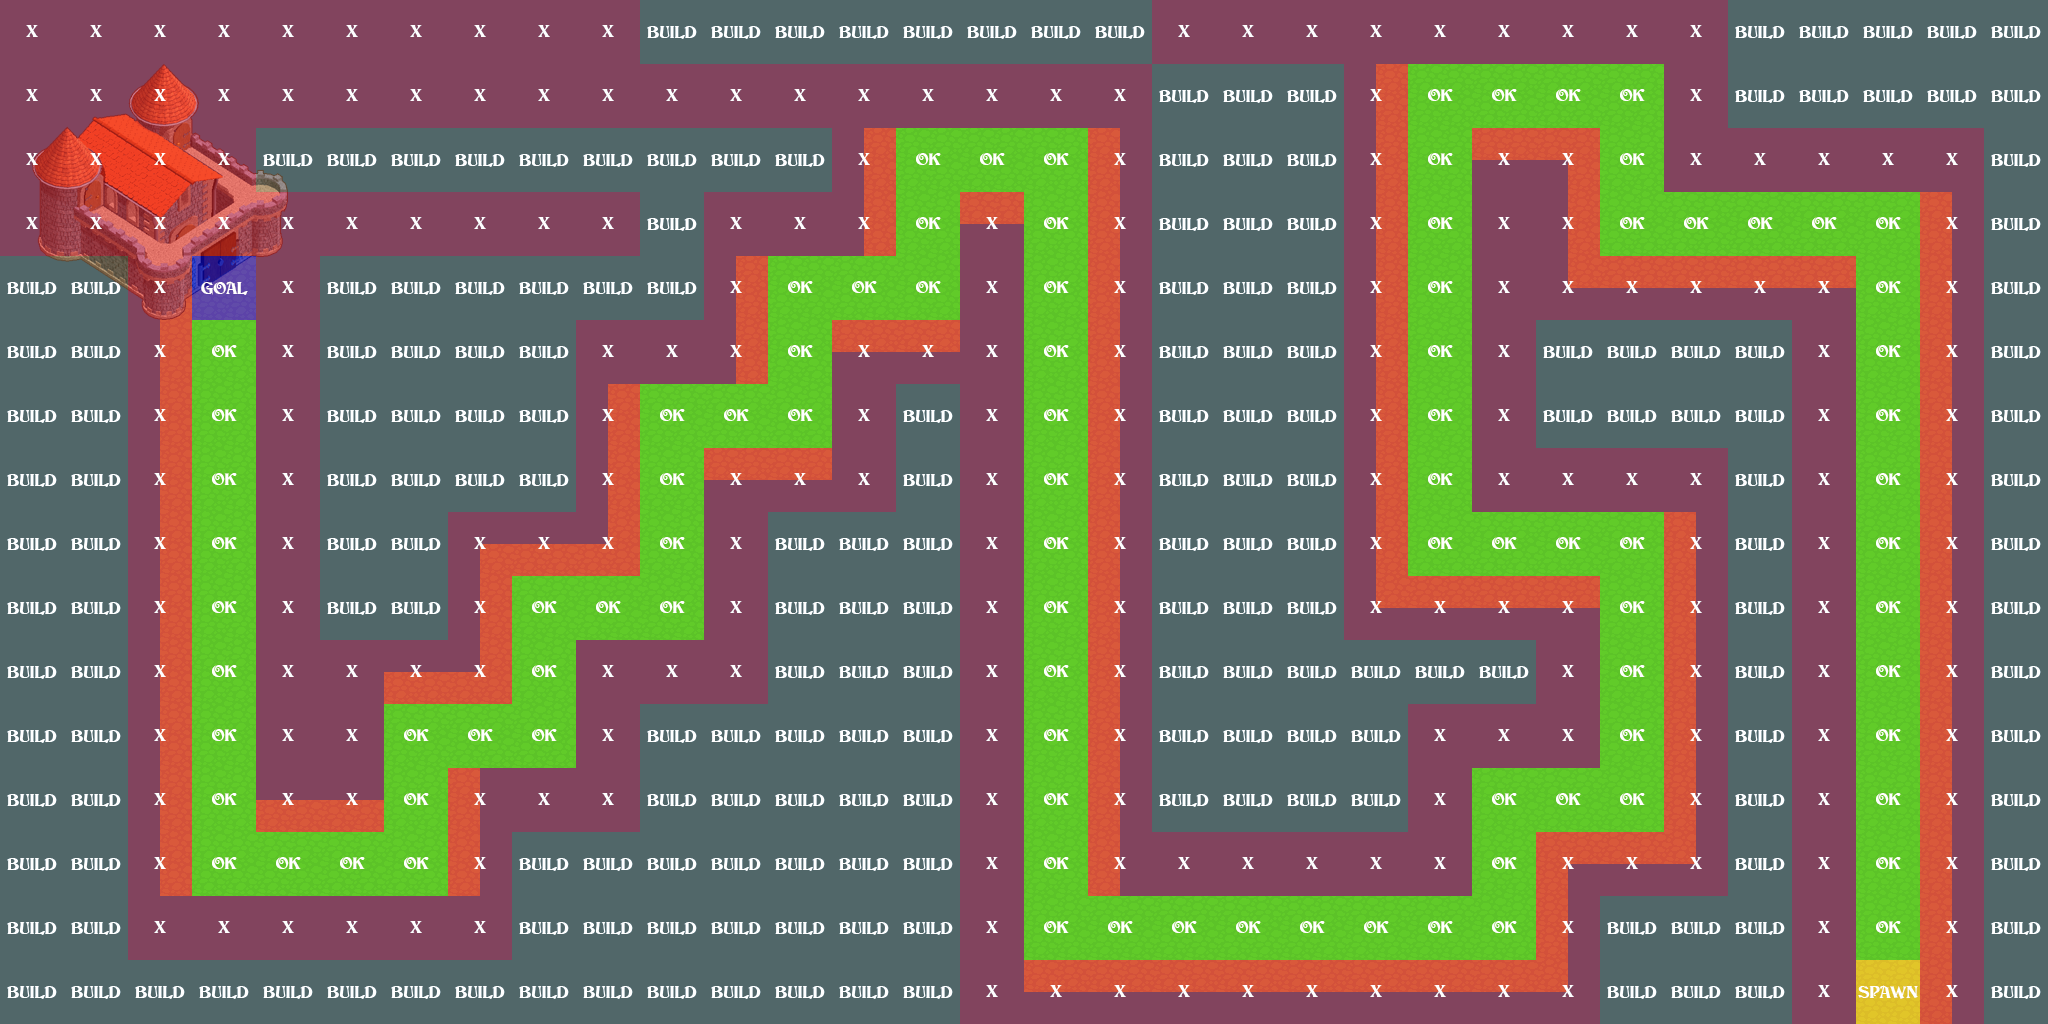

A level layout from a 2D game, rendered from its tile map. Below: a short description, then the map file with tile-grid data replaced by summaries:
An orthogonal 32x16 tile map with 64x64 px tiles, 1 tile layer (AI), 1 image layer.

<map version="1.0" orientation="orthogonal" renderorder="right-down" width="32" height="16" tilewidth="64" tileheight="64">
 <tileset firstgid="1" name="AI" tilewidth="64" tileheight="64">
  <image source="AI-DATA.png" width="256" height="256" />
 </tileset>
 <imagelayer name="Terrain">
  <image source="level1.png" />
 </imagelayer>
 <layer name="AI" width="32" height="16">
  <data>[512 cells, 512 non-empty, 5 distinct tile ids]</data>
 </layer>
</map>
